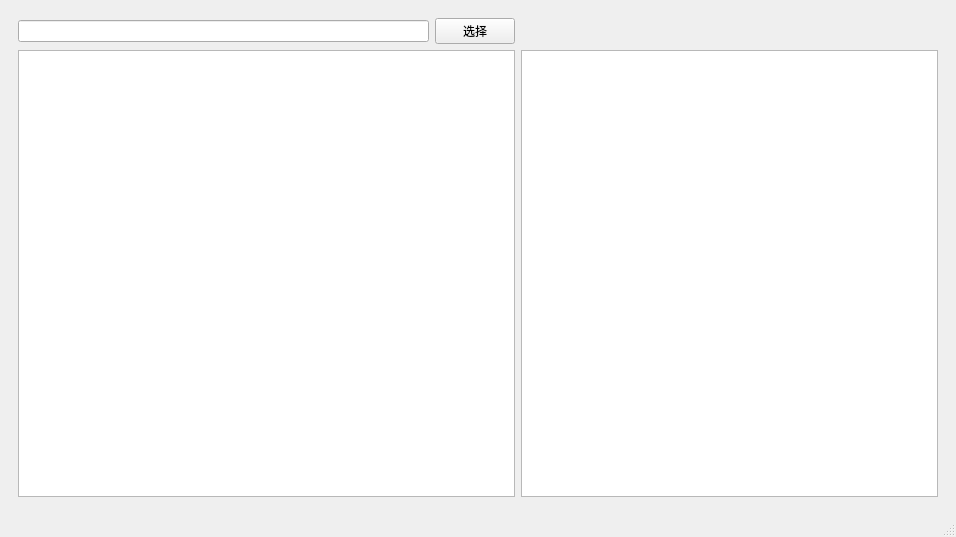
<?xml version="1.0" encoding="UTF-8"?>
<ui version="4.0">
 <class>MainWindow</class>
 <widget class="QMainWindow" name="MainWindow">
  <property name="geometry">
   <rect>
    <x>0</x>
    <y>0</y>
    <width>956</width>
    <height>537</height>
   </rect>
  </property>
  <property name="windowTitle">
   <string>MainWindow</string>
  </property>
  <widget class="QWidget" name="centralwidget">
   <layout class="QGridLayout" name="gridLayout_2">
    <item row="1" column="0">
     <widget class="QStackedWidget" name="stackedWidget">
      <widget class="QWidget" name="pLexAna">
       <layout class="QGridLayout" name="gridLayout">
        <item row="0" column="0">
         <widget class="QLineEdit" name="leLexSrcPath"/>
        </item>
        <item row="0" column="2">
         <spacer name="horizontalSpacer">
          <property name="orientation">
           <enum>Qt::Horizontal</enum>
          </property>
          <property name="sizeHint" stdset="0">
           <size>
            <width>40</width>
            <height>20</height>
           </size>
          </property>
         </spacer>
        </item>
        <item row="1" column="2" colspan="2">
         <widget class="QTextEdit" name="teLexSrcToken"/>
        </item>
        <item row="0" column="1">
         <widget class="QPushButton" name="btnLexSrcPath">
          <property name="text">
           <string>选择</string>
          </property>
         </widget>
        </item>
        <item row="1" column="0" colspan="2">
         <widget class="QTextEdit" name="teLexSrc"/>
        </item>
       </layout>
      </widget>
      <widget class="QWidget" name="pHomDet">
       <layout class="QGridLayout" name="gridLayout_3">
        <item row="0" column="0">
         <widget class="QLineEdit" name="leHomSrcPath"/>
        </item>
        <item row="2" column="0" colspan="2">
         <widget class="QTextEdit" name="teHomSrc"/>
        </item>
        <item row="0" column="3">
         <widget class="QPushButton" name="btnHomDst">
          <property name="text">
           <string>选择</string>
          </property>
         </widget>
        </item>
        <item row="0" column="2">
         <widget class="QLineEdit" name="leHomDstPath"/>
        </item>
        <item row="2" column="2" colspan="2">
         <widget class="QTextEdit" name="teHomDst"/>
        </item>
        <item row="0" column="1">
         <widget class="QPushButton" name="btnHomSrc">
          <property name="text">
           <string>选择</string>
          </property>
         </widget>
        </item>
        <item row="2" column="4">
         <widget class="QTextEdit" name="textHomInfo"/>
        </item>
       </layout>
      </widget>
      <widget class="QWidget" name="pCfgExt">
       <layout class="QGridLayout" name="gridLayout_4">
        <item row="0" column="0">
         <widget class="QLineEdit" name="leCfgSrcPath"/>
        </item>
        <item row="0" column="1">
         <widget class="QPushButton" name="btnCfgSrcPath">
          <property name="text">
           <string>选择</string>
          </property>
         </widget>
        </item>
        <item row="0" column="2">
         <spacer name="horizontalSpacer_2">
          <property name="orientation">
           <enum>Qt::Horizontal</enum>
          </property>
          <property name="sizeHint" stdset="0">
           <size>
            <width>399</width>
            <height>20</height>
           </size>
          </property>
         </spacer>
        </item>
        <item row="1" column="0" colspan="2">
         <widget class="QTextEdit" name="teCfgSrc"/>
        </item>
        <item row="1" column="2">
         <widget class="QTextEdit" name="teCfgSrcInfo"/>
        </item>
       </layout>
      </widget>
     </widget>
    </item>
   </layout>
  </widget>
  <widget class="QMenuBar" name="menubar">
   <property name="geometry">
    <rect>
     <x>0</x>
     <y>0</y>
     <width>956</width>
     <height>26</height>
    </rect>
   </property>
  </widget>
  <widget class="QStatusBar" name="statusbar"/>
 </widget>
 <resources/>
 <connections/>
</ui>
